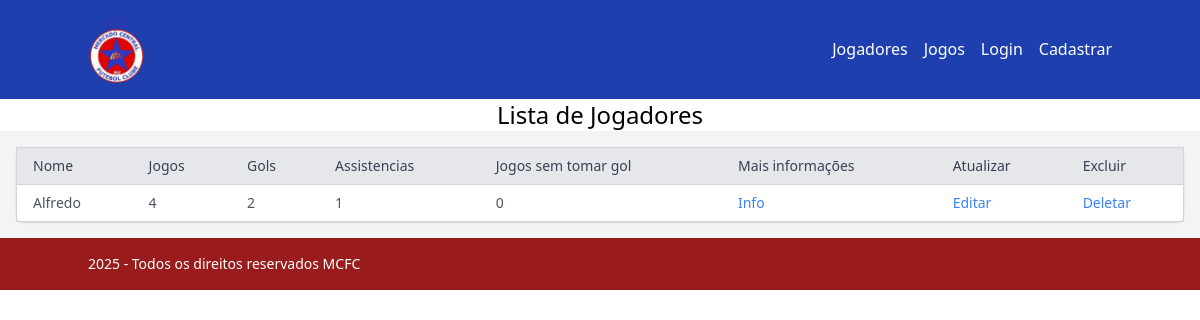
The page /jogadores/ on the database as committed earlier.
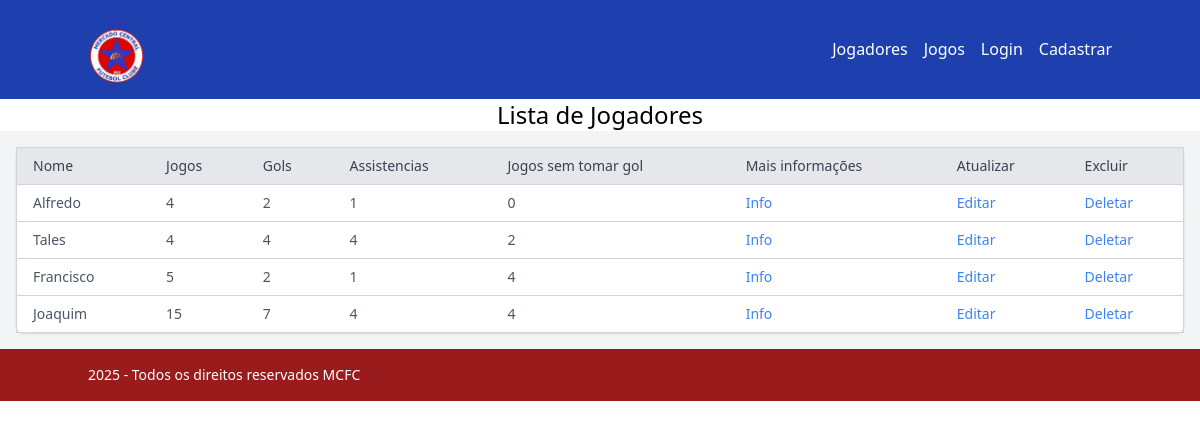
The same page on the database as committed later.
### jogadores/models.py (models this page shows, shortened)
class Jogador(models.Model):
  id = models.UUIDField(primary_key=True, default=uuid.uuid4, editable=False)
  jogador = models.OneToOneField(NewUser, on_delete=models.CASCADE)
  jogos = models.IntegerField(blank=True, null=True, default=None)
  gols = models.IntegerField(blank=True, null=True, default=None)
  assistencias = models.IntegerField(blank=True, null=True,default=None )
  clean_sheet = models.IntegerField(blank=True, null=True, default=None)
  mvp = models.IntegerField(blank=True, null=True, default=None)

### usuarios/models.py (models this page shows, shortened)
class NewUser(AbstractUser):
  id = models.UUIDField(primary_key=True, default=uuid.uuid4, editable=False)
  email = models.EmailField(max_length=255, unique=True,blank=True,null=True)
  posicoes = (
    ('GK', 'goleiro'),
    ('ZG', 'zagueiro'),
    ('LD', 'lateral direito'),
    ('LE', 'lateral esquerdo'),
    ('VOL', 'volante'),
    ('MEI', 'meio-campista'),
    ('AT', 'atacante')
  )
  posicao = models.CharField(max_length=3, choices=posicoes,blank=False,null=False)
  descricao = models.TextField(blank=True,null=True)
  foto_perfil = models.ImageField(upload_to='fotos/',blank=True, null=True, default=None)

### jogadores/views.py (the view)
# urls.py: path('',JogadorListView.as_view(), name='jogadores'),
class JogadorListView(ListView):
  model = Jogador
  template_name = "jogadores/jogadores.html"
  context_object_name = "jogadores"

### jogadores/templates/jogadores/jogadores.html
{% extends "base.html" %}
{% block content %}
<h1 class="flex justify-center text-2xl">Lista de Jogadores</h1>
  <div class="overflow-x-auto p-4 bg-gray-100" >
    <table class="min-w-full border border-gray-300 bg-white rounded-lg shadow">
      <thead class="bg-gray-200">
        <tr>
          <th class="px-4 py-2 text-left text-sm font-medium text-gray-700 border-b border-gray-300">
            Nome
          </th>
          <th class="px-4 py-2 text-left text-sm font-medium text-gray-700 border-b border-gray-300">
            Jogos
          </th>
          <th class="px-4 py-2 text-left text-sm font-medium text-gray-700 border-b border-gray-300">
            Gols
          </th>
          <th class="px-4 py-2 text-left text-sm font-medium text-gray-700 border-b border-gray-300">
            Assistencias
          </th>
          <th class="px-4 py-2 text-left text-sm font-medium text-gray-700 border-b border-gray-300">
            Jogos sem tomar gol
          </th>
          <th class="px-4 py-2 text-left text-sm font-medium text-gray-700 border-b border-gray-300">
            Mais informações
          </th>
          <th class="px-4 py-2 text-left text-sm font-medium text-gray-700 border-b border-gray-300">
            Atualizar
          </th>
          <th class="px-4 py-2 text-left text-sm font-medium text-gray-700 border-b border-gray-300">
            Excluir
          </th>
        </tr>
      </thead>
      {% for jogador in jogadores %}
      <tbody>
        <tr class="hover:bg-gray-100">
          <td class="px-4 py-2 text-sm text-gray-600 border-b border-gray-300">
            {{ jogador.jogador.first_name }}
          </td>
          <td class="px-4 py-2 text-sm text-gray-600 border-b border-gray-300">
            {{ jogador.jogos }}
          </td>
          <td class="px-4 py-2 text-sm text-gray-600 border-b border-gray-300">
            {{ jogador.gols }}
          </td>
          <td class="px-4 py-2 text-sm text-gray-600 border-b border-gray-300">
            {{ jogador.assistencias }}
          </td>
          <td class="px-4 py-2 text-sm text-gray-600 border-b border-gray-300">
            {{ jogador.clean_sheet }}
          </td>
          <td class="px-4 py-2 text-sm text-gray-600 border-b border-gray-300">
            <a
              class="text-blue-500 hover:underline"
              href="{% url 'detalhe_jogador' jogador.id %}">
              Info
            </a>
            <td class="px-4 py-2 text-sm text-gray-600 border-b border-gray-300">
              <a
                class="text-blue-500 hover:underline"
                href="{% url 'atualizar_jogador' jogador.id %}">
                Editar
              </a>
          </td>
          <td class="px-4 py-2 text-sm text-gray-600 border-b border-gray-300">
            <a
              class="text-blue-500 hover:underline"
              href="{% url 'deletar_jogador' jogador.id %}">
              Deletar
            </a>
        </td>
        </tr>
      </tbody>
      {% endfor %}
    </table>
  </div>
{% endblock %}

### templates/base.html (shortened to what this page needs)
{% load static %}
<html>
<head>
  <script src="https://cdn.tailwindcss.com"></script>
</head>
<header>
  <nav class="bg-blue-800 text-white p-4">
    <div class="container mx-auto flex flex-col lg:flex-row justify-between items-center">
      <a href="#" class="text-lg font-bold">
        <img src="{% static 'usuarios/logo_MCFC.png' %}" alt="Logo" class="w-14">
      </a>
      <ul class="flex items-center space-x-4">
        {% if user.is_authenticated %}
          <li><a href="{% url "jogadores" %}" class="hover:text-gray-300">Jogadores</a></li>
          <li><a href="{% url "jogos" %}" class="hover:text-gray-300">Jogos</a></li>
          <li><a href="{% url "logout" %}" class="hover:text-gray-300">Logout</a></li>
        {% else %}
          <li><a href="{% url "jogadores" %}" class="hover:text-gray-300">Jogadores</a></li>
          <li><a href="{% url "jogos" %}" class="hover:text-gray-300">Jogos</a></li>
          <li><a href="{% url "login" %}" class="hover:text-gray-300">Login</a></li>
          <li><a href="{% url "user_create" %}" class="hover:text-gray-300">Cadastrar</a></li>
        {% endif %}
      </ul>
    </div>
  </nav>
</header>
<body class="h-auto">
  {% block content %}
  {% endblock  %}
</body>
<footer class="relative w-full bottom-0 mt-auto">
  <div class="bg-red-800 text-white p-4">
    <div class="container mx-auto flex justify-between items-center">
      <p class="text-sm">2025 - Todos os direitos reservados MCFC</p>
    </div>
  </div>
</footer>
</html>

Rows that differ between the two databases and show on the page:
added Jogador: jogador.first_name "Tales", jogos "4", gols "4", assistencias "4", clean_sheet "2"
added Jogador: jogador.first_name "Francisco", jogos "5", gols "2", assistencias "1", clean_sheet "4"
added Jogador: jogador.first_name "Joaquim", jogos "15", gols "7", assistencias "4", clean_sheet "4"
